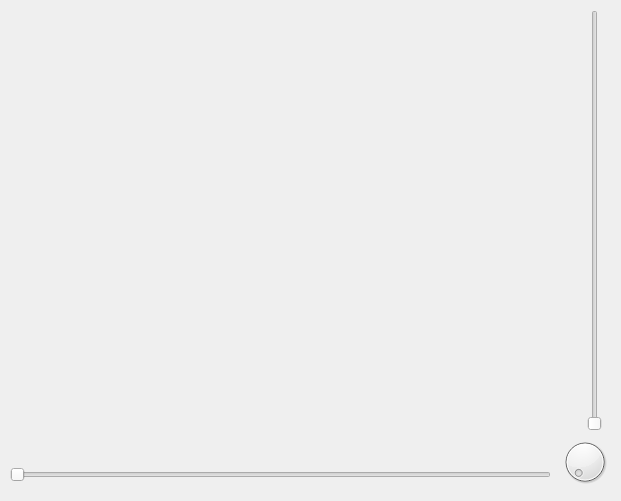
<?xml version="1.0" encoding="UTF-8"?>
<ui version="4.0">
 <class>btazo2</class>
 <widget class="QWidget" name="btazo2">
  <property name="geometry">
   <rect>
    <x>0</x>
    <y>0</y>
    <width>621</width>
    <height>501</height>
   </rect>
  </property>
  <property name="windowTitle">
   <string>Form</string>
  </property>
  <widget class="QGraphicsView" name="grafico">
   <property name="geometry">
    <rect>
     <x>0</x>
     <y>0</y>
     <width>621</width>
     <height>501</height>
    </rect>
   </property>
   <property name="styleSheet">
    <string notr="true">background: transparent;</string>
   </property>
  </widget>
  <widget class="QSlider" name="horizontalSlider">
   <property name="geometry">
    <rect>
     <x>10</x>
     <y>460</y>
     <width>541</width>
     <height>29</height>
    </rect>
   </property>
   <property name="orientation">
    <enum>Qt::Horizontal</enum>
   </property>
  </widget>
  <widget class="QSlider" name="verticalSlider">
   <property name="geometry">
    <rect>
     <x>580</x>
     <y>10</y>
     <width>29</width>
     <height>421</height>
    </rect>
   </property>
   <property name="orientation">
    <enum>Qt::Vertical</enum>
   </property>
  </widget>
  <widget class="QDial" name="dial">
   <property name="geometry">
    <rect>
     <x>560</x>
     <y>430</y>
     <width>50</width>
     <height>64</height>
    </rect>
   </property>
  </widget>
 </widget>
 <resources/>
 <connections/>
</ui>
